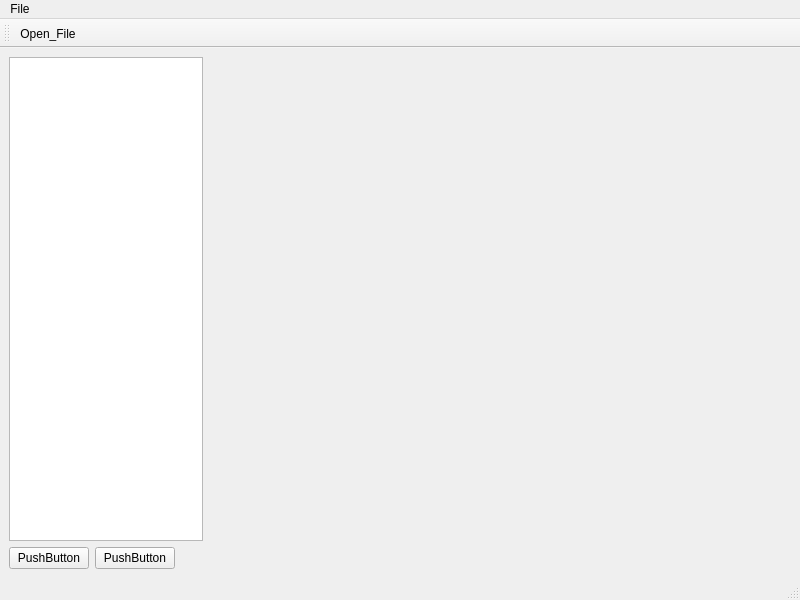
<?xml version="1.0" encoding="UTF-8"?>
<ui version="4.0">
 <class>MainWindow</class>
 <widget class="QMainWindow" name="MainWindow">
  <property name="geometry">
   <rect>
    <x>0</x>
    <y>0</y>
    <width>800</width>
    <height>600</height>
   </rect>
  </property>
  <property name="windowTitle">
   <string>MainWindow</string>
  </property>
  <widget class="QWidget" name="centralwidget">
   <layout class="QGridLayout" name="gridLayout">
    <item row="0" column="0">
     <layout class="QVBoxLayout" name="verticalLayout">
      <item>
       <layout class="QHBoxLayout" name="horizontalLayout" stretch="1,3">
        <item>
         <widget class="QTreeView" name="treeView">
          <property name="sizePolicy">
           <sizepolicy hsizetype="Expanding" vsizetype="Expanding">
            <horstretch>0</horstretch>
            <verstretch>0</verstretch>
           </sizepolicy>
          </property>
          <property name="contextMenuPolicy">
           <enum>Qt::ContextMenuPolicy::ActionsContextMenu</enum>
          </property>
         </widget>
        </item>
        <item>
         <widget class="QVTKOpenGLNativeWidget" name="vtkWidget" native="true">
          <property name="sizePolicy">
           <sizepolicy hsizetype="Preferred" vsizetype="Expanding">
            <horstretch>0</horstretch>
            <verstretch>0</verstretch>
           </sizepolicy>
          </property>
         </widget>
        </item>
       </layout>
      </item>
      <item>
       <layout class="QHBoxLayout" name="horizontalLayout_2">
        <item>
         <widget class="QPushButton" name="pushButton">
          <property name="text">
           <string>PushButton</string>
          </property>
         </widget>
        </item>
        <item>
         <widget class="QPushButton" name="pushButton_2">
          <property name="text">
           <string>PushButton</string>
          </property>
         </widget>
        </item>
        <item>
         <spacer name="horizontalSpacer">
          <property name="orientation">
           <enum>Qt::Orientation::Horizontal</enum>
          </property>
          <property name="sizeHint" stdset="0">
           <size>
            <width>40</width>
            <height>20</height>
           </size>
          </property>
         </spacer>
        </item>
       </layout>
      </item>
     </layout>
    </item>
   </layout>
  </widget>
  <widget class="QMenuBar" name="menubar">
   <property name="geometry">
    <rect>
     <x>0</x>
     <y>0</y>
     <width>800</width>
     <height>21</height>
    </rect>
   </property>
   <widget class="QMenu" name="menuFile">
    <property name="title">
     <string>File</string>
    </property>
   </widget>
   <addaction name="menuFile"/>
  </widget>
  <widget class="QStatusBar" name="statusbar"/>
  <widget class="QToolBar" name="toolBar">
   <property name="windowTitle">
    <string>toolBar</string>
   </property>
   <property name="toolButtonStyle">
    <enum>Qt::ToolButtonStyle::ToolButtonIconOnly</enum>
   </property>
   <attribute name="toolBarArea">
    <enum>TopToolBarArea</enum>
   </attribute>
   <attribute name="toolBarBreak">
    <bool>false</bool>
   </attribute>
   <addaction name="actionOpen_File"/>
  </widget>
  <action name="actionOpen_File">
   <property name="icon">
    <iconset resource="icons.qrc">
     <normaloff>:/icons/fileopen.png</normaloff>:/icons/fileopen.png</iconset>
   </property>
   <property name="text">
    <string>Open_File</string>
   </property>
   <property name="shortcut">
    <string>Backspace</string>
   </property>
   <property name="menuRole">
    <enum>QAction::MenuRole::NoRole</enum>
   </property>
  </action>
  <action name="actionItem_Options">
   <property name="text">
    <string>actionItem_Options</string>
   </property>
   <property name="menuRole">
    <enum>QAction::MenuRole::NoRole</enum>
   </property>
  </action>
 </widget>
 <customwidgets>
  <customwidget>
   <class>QVTKOpenGLNativeWidget</class>
   <extends>QWidget</extends>
   <header>qvtkopenglnativewidget.h</header>
   <container>1</container>
  </customwidget>
 </customwidgets>
 <resources>
  <include location="icons.qrc"/>
 </resources>
 <connections/>
</ui>
